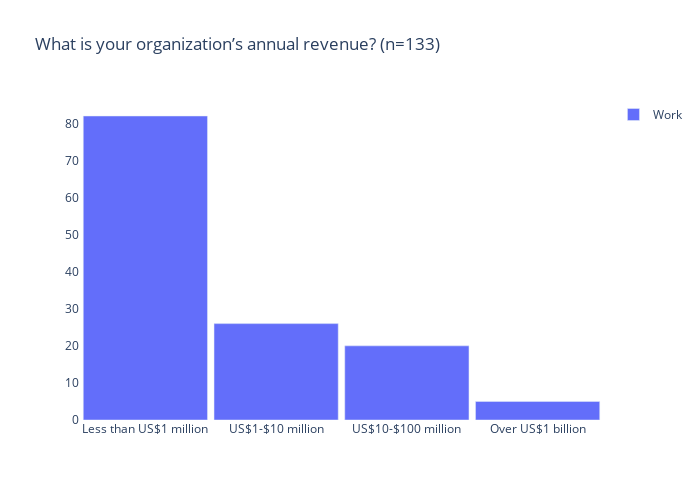

Here is the notebook cell this chart was saved with:
### Code cell
#
# questions 4 - 'What is your organization’s annual revenue?' 
#

#drop low count categories, draw bar-chart

double_bar_chart(questions['Q4'], 
                 "Work", work_df['Q4'].value_counts()[lambda x: x > THRESHOLD], 
                 "Home", home_df['Q4'].value_counts()[lambda x: x > THRESHOLD])

### Figure 1 — Plotly figure (JSON) as saved in the notebook; plotly's stock layout.template omitted (floating-point values rounded to 4 significant figures)
{"data": [{"name": "Work", "type": "bar", "x": ["Less than US$1 million", "US$1-$10 million", "US$10-$100 million", "Over US$1 billion"], "y": [82, 26, 20, 5]}, {"name": "Home", "type": "bar", "x": [], "y": []}], "layout": {"bargap": 0.05, "barmode": "stack", "height": 500, "plot_bgcolor": "#FFFFFF", "showlegend": true, "title": {"text": "What is your organization’s annual revenue? (n=133)"}, "width": 700, "xaxis": {"autorange": true, "categoryorder": "total descending", "range": [-0.5, 3.5], "type": "category"}, "yaxis": {"autorange": true, "range": [0, 86.32], "type": "linear"}}}
